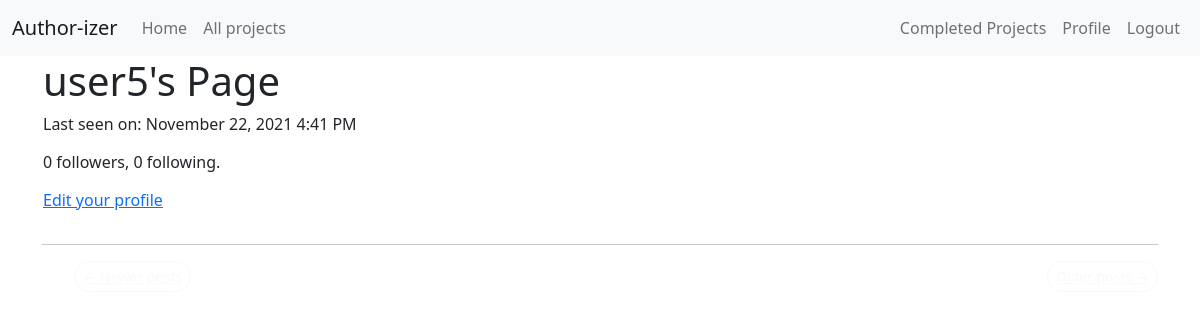
/user/user5 (signed in), run on an earlier commit of the app's database.
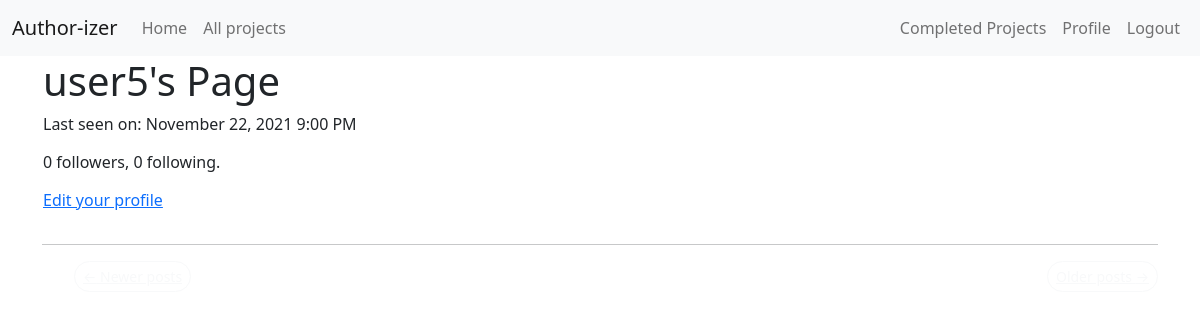
And on a later commit of the database.
### app/models.py (models this page shows, shortened)
class User(UserMixin, db.Model):
    id = db.Column(db.Integer, primary_key=True )
    username = db.Column(db.String(64), index=True, unique=True)
    email = db.Column(db.String(120), index=True, unique=True)
    password_hash = db.Column(db.String(128))
    posts = db.relationship('Post', backref='author', lazy='dynamic')
    about_me = db.Column(db.String(140))
    last_seen = db.Column(db.DateTime, default=datetime.utcnow)
    followed = db.relationship(
        'User', secondary=followers,
        primaryjoin=(followers.c.follower_id == id),
        secondaryjoin=(followers.c.followed_id == id),
        backref=db.backref('followers', lazy='dynamic'), lazy='dynamic')

### app/routes.py (the view)
@app.route('/user/<username>')
@login_required
def user(username):
    user = User.query.filter_by(username=username).first_or_404()
    page = request.args.get('page', 1, type=int)
    posts = user.posts.order_by(Post.timestamp.desc()).paginate(
        page, app.config['POSTS_PER_PAGE'], False)
    next_url = url_for('user', username=user.username, page=posts.next_num) \
        if posts.has_next else None
    prev_url = url_for('user', username=user.username, page=posts.prev_num) \
        if posts.has_prev else None
    form = EmptyForm()
    return render_template('user.html', user=user, posts=posts.items,
                           next_url=next_url, prev_url=prev_url, form=form)

### app/models.py (called while the page is built)
@login.user_loader
def load_user(id):
    return User.query.get(int(id))

    @classmethod
    def before_commit(cls, session):
        session._changes = {
            'add': list(session.new),
            'update': list(session.dirty),
            'delete': list(session.deleted)
        }

    @classmethod
    def after_commit(cls, session):
        for obj in session._changes['add']:
            if isinstance(obj, SearchableMixin):
                add_to_index(obj.__tablename__, obj)
        for obj in session._changes['update']:
            if isinstance(obj, SearchableMixin):
                add_to_index(obj.__tablename__, obj)
        for obj in session._changes['delete']:
            if isinstance(obj, SearchableMixin):
                remove_from_index(obj.__tablename__, obj)
        session._changes = None

### app/routes.py (called while the page is built)
@app.before_request
def before_request():
    if current_user.is_authenticated:
        current_user.last_seen = datetime.utcnow()
        db.session.commit()
        g.search_form = SearchForm()

### app/templates/user.html (shortened to what this page needs)
{% extends "base.html" %}
{% import 'bootstrap/form.html' as wtf %}
{% block app_content %}
<table class="container">
    <tr>
        <td>
            <h1>{{ user.username }}'s Page</h1>
            {% if user.last_seen %}
                    <p>Last seen on: {{ moment(user.last_seen).format('LLL') }}</p>
                    {% endif %}
            <p>{{ user.followers.count() }} followers, {{ user.followed.count() }} following.</p>
            {% if user == current_user %}
            <p><a href="{{ url_for('edit_profile') }}">Edit your profile</a></p>
            {% endif %}
        </td>
    </tr>
</table>
    <hr>
<nav aria-label="...">
    <ul class="pager">
        <li class="btn-sm rounded-pill btn-outline-secondary{% if not prev_url %} btn btn-outline-light{% endif %}">
            <a type="button" class="btn-outline-light" href="{{ prev_url or '#' }}">
                <span aria-hidden="true">&larr;</span> Newer posts
            </a>
        </li>
        <li class="btn-sm rounded-pill btn-outline-secondary{% if not next_url %} btn btn-outline-light{% endif %} float-end">
            <a type="button" class="btn-outline-light " href="{{ next_url or '#' }}">
                Older posts <span aria-hidden="true">&rarr;</span>
            </a>
        </li>
    </ul>
</nav>
{% endblock %}

### app/templates/base.html (shortened to what this page needs)
{% import "bootstrap/form.html" as wtf %}
{% from 'bootstrap/form.html' import render_form, render_field, render_form_row %}
<html lang="en">
<head>
{% block head %}
{% block styles %}
<link href="https://cdn.jsdelivr.net/npm/bootstrap@5.1.3/dist/css/bootstrap.min.css" rel="stylesheet">
<link rel="stylesheet" href="{{ url_for('static', filename='style.css') }}">
<link rel="stylesheet" href="https://cdnjs.cloudflare.com/ajax/libs/font-awesome/4.7.0/css/font-awesome.min.css">
{% endblock %}
{% endblock %}
</head>
<body>
{% block navbar %}
<nav class="navbar navbar-expand-lg navbar-light bg-light">
    <div class="container-fluid">
      <a class="navbar-brand" href="{{ url_for('index') }}">Author-izer</a>
      <div class="collapse navbar-collapse" id="navbarSupportedContent">
        <ul class="navbar-nav me-auto mb-2 mb-lg-0">
          <li class="nav-item">
            <a class="nav-link " aria-current="page" href="{{ url_for('index') }}">Home</a>
          </li>
          <li class="nav-item ">
            <a class="nav-link" href="{{ url_for('explore') }}">All projects</a>
          </li>
        </ul>
        <ul class="navbar-nav  mb-2 mb-lg-0">
            <li class="nav-item"><a class="nav-link " href="{{ url_for('completed') }}">Completed Projects</a></li>
            {% if current_user.is_anonymous %}
            <li class="nav-item"><a class="nav-link " href="{{ url_for('login') }}">Login</a></li>
            {% else %}
            <li class="nav-item"><a class="nav-link " href="{{ url_for('user', username=current_user.username) }}">Profile</a></li>
            <li class="nav-item"><a class="nav-link " href="{{ url_for('logout') }}">Logout</a></li>
            {% endif %}
        </ul>
      </div>
    </div>
  </nav>
{% endblock %}
{% block content %}
    <div class="container">
        {% block app_content %}
        {% endblock %}
    </div>
{% endblock %}
</body>
</html>

What changed in the data, as far as the page shows it:
changed User "user5": last_seen "November 22, 2021 4:41 PM" → "November 22, 2021 9:00 PM"
